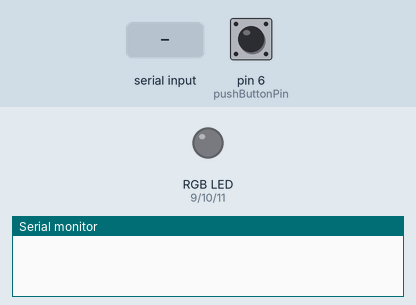
This sketch was run on a simulated Arduino Uno, built with avr-gcc and run on an emulated ATmega328P. Shown: an RGB LED mixed from three pins (HIGH = lit), the last lines printed to the serial monitor. The inputs (shaded band) are chosen by the test bench; at power-on: pin 6 (pushButtonPin) HIGH.

Above: at 1.2 s.
1.3 s: "LED OFF\n" received over the second serial link
At 1.8 s:
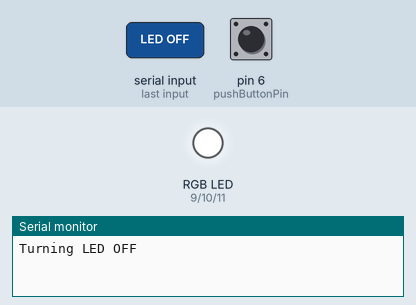
2.8 s: "LED Color#\n" received over the second serial link
At 4.0 s:
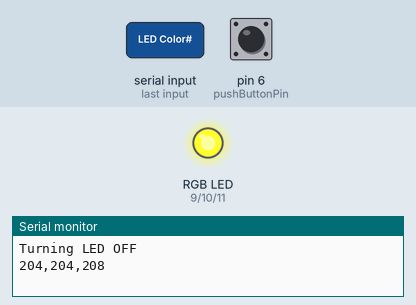
4.3 s: "LED OFF\n" received over the second serial link
At 5.3 s:
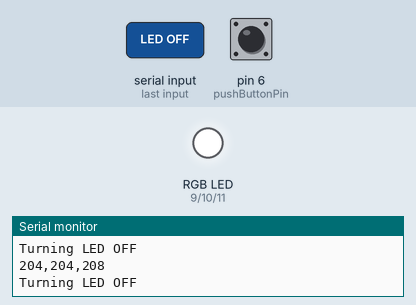
Timing chart, 0 to 7.3 s (numbered marks = the images above; inputs shaded):
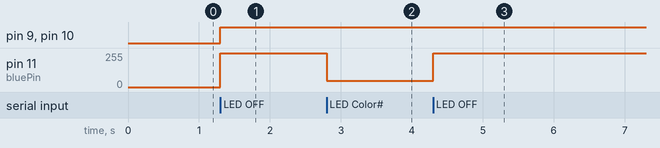

The sketch:

Bluetooth_HM10_arduino.ino
```cpp
// (licence header left out)
#include <SoftwareSerial.h>

//Pins  ************************
//UART TO HM10 Module
const uint8_t bluRX_ardTXpin = 3;
const uint8_t bluTX_ardRXpin = 2;

//RGB LED
const uint8_t redPin = 9;
const uint8_t greenPin = 10;
const uint8_t bluePin = 11;
// Push Button
const uint8_t pushButtonPin = 6;

SoftwareSerial bluetooth(bluTX_ardRXpin, bluRX_ardTXpin);

//function prototypes
void checkBluetooth();

void setup() {
  bluetooth.begin(9600);
  Serial.begin(9600);
  bluetooth.print("AT+NAMEKevinsArduino");//found this here: ftp://imall.iteadstudio.com/Modules/IM130614001_Serial_Port_BLE_Module_Master_Slave_HM-10/DS_IM130614001_Serial_Port_BLE_Module_Master_Slave_HM-10.pdf
  pinMode(pushButtonPin, INPUT_PULLUP);
}

void loop() {

  checkBluetooth();//if something is coming at us


  if (!digitalRead(pushButtonPin)) {//send out
    bluetooth.print("Push Button");
    while (!digitalRead(pushButtonPin)) {}
    delay(20);
    bluetooth.print(" ");
  }


}

void checkBluetooth() {
  char charBuffer[20];//most we would ever see
  if (bluetooth.available() > 0) {
    int numberOfBytesReceived = bluetooth.readBytesUntil('\n', charBuffer, 19);
    charBuffer[numberOfBytesReceived] = NULL;
    //    Serial.print("Received: ");
    //    Serial.println(charBuffer);

    if (strstr(charBuffer, "LED OFF") == &charBuffer[0]) {
      Serial.println("Turning LED OFF");
      analogWrite(redPin, 255);
      analogWrite(greenPin, 255);
      analogWrite(bluePin, 255);

    } else if (strstr(charBuffer, "LED Color#") == &charBuffer[0]) {
      char hexColorString[10] = "";
      strcpy(hexColorString, &charBuffer[strlen("LED Color#")]);
      unsigned long colorInt = 0;
      //http://www.asciitable.com
      for (int i = 0; i < 6; i++) {
        if (hexColorString[i] < 97) { //number parts
          colorInt = colorInt + (((long)hexColorString[i] - 48) << ((5 - i) * 4));
        } else { //letter in hex parts
          colorInt = colorInt + (((long)hexColorString[i] - 97  + 10) << ((5 - i) * 4));
        }
      }

      //Serial.println(colorInt);
      byte redColor = colorInt >> (16);

      analogWrite(redPin, ~redColor);

      byte greenColor = colorInt >> (8);
      analogWrite(greenPin, ~greenColor);
      //Serial.println(greenColor);
      byte blueColor = colorInt;
      analogWrite(bluePin, ~blueColor);

      Serial.print(redColor);
      Serial.print(",");
      Serial.print(greenColor);
      Serial.print(",");
      Serial.println(blueColor);
    }
  }


}
```

Measured:
- after the input at 1.3 s, pin 9 (redPin), pin 10 (greenPin): LOW → HIGH at once; pin 11 (bluePin): 0/255 → 255/255 at once
- after the input at 2.8 s, pin 11 (bluePin): 255/255 → 47/255 at once
- after the input at 4.3 s, pin 11 (bluePin): 47/255 → 255/255 at once
